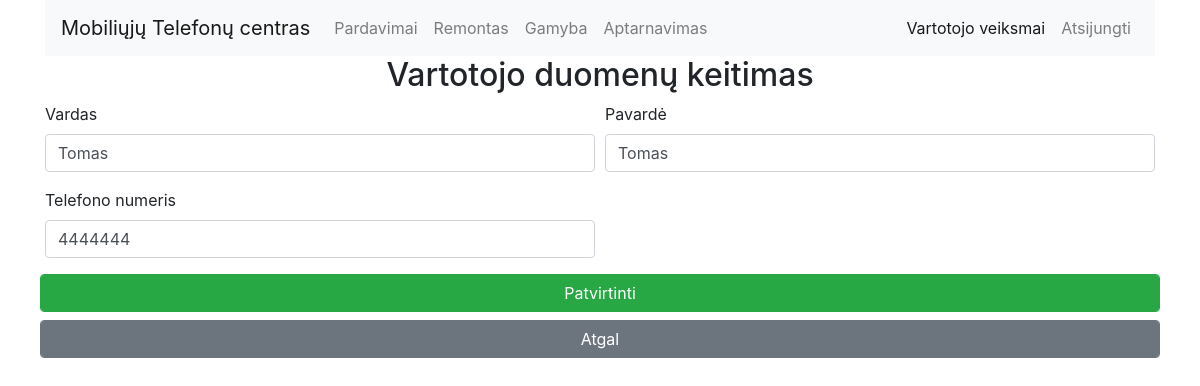
Screenshot of /views/userManagement/changeUserData.php (signed in) with the database file from the repository.
### tables this page shows
CREATE TABLE `users` (
  `id` int(11) NOT NULL,
  `email` varchar(255) NOT NULL,
  `password` varchar(256) NOT NULL,
  `emailVerified` tinyint(1) NOT NULL,
  `emailVerificationToken` varchar(50) NOT NULL,
  `passwordRecoveryToken` varchar(50) DEFAULT NULL,
  `firstName` varchar(30) NOT NULL,
  `lastName` varchar(30) NOT NULL,
  `phoneNumber` varchar(20) NOT NULL,
  `isAdmin` tinyint(1) NOT NULL DEFAULT '0'
);

### views/userManagement/changeUserData.php (the view, shortened to what this page needs)
<?php
  include_once '../../inc/dbconn.php';
  $sql = "";
  if(isset($_SESSION['isEmployee']) && $_SESSION['isEmployee'] == 1) {
    $sql = "SELECT * FROM employees WHERE id='".$_SESSION['id']."'";
  } else {
    $sql = "SELECT * FROM users WHERE id=".$_SESSION['id'];
  }
  $result = mysqli_query($conn, $sql);
  $row = mysqli_fetch_assoc($result);
	include_once '../header.php';
?>
<section class="container">
  <h1 class="h2 text-center">Vartotojo duomenų keitimas</h1>
  <form method="post" action="../../controllers/userManagement/proc_changeUserData.php">
    <div class="form-row">
      <div class="form-group col-md-6">
        <label for="firstName">Vardas</label>
        <?php echo '
        <input type="text" class="form-control" name="firstName" placeholder="Vardas"
        value="'.$row['firstName'].'">
        '; ?>
      </div>
      <div class="form-group col-md-6">
        <label for="lastName">Pavardė</label>
        <?php echo '
        <input type="text" class="form-control" name="lastName" placeholder="Pavardė"
        value="'.$row['lastName'].'">
        '; ?>
      </div>
    </div>
    <div class="form-row">
      <?php
      if(!(isset($_SESSION['isEmployee']) && $_SESSION['isEmployee'] == 1)) {
        echo '
        <div class="form-group col-md-6">
          <label for="phoneNr">Telefono numeris</label>
          <input type="tel" class="form-control" name="phoneNr" placeholder="Telefono numeris"
          value="'.$row['phoneNumber'].'">
        </div>
      ';} ?>
      <button type="submit" name="submit" class="btn btn-success form-control">Patvirtinti</button>
      <a href="userActions.php" class="btn btn-secondary btn-md form-control mt-2" role="button" aria-pressed="true">Atgal</a>
    </div>
  </form>
</section>
<?php
	include_once '../footer.php';
?>

### rows the page displays
users: firstName "Tomas", lastName "Tomas", phoneNr "4444444"
